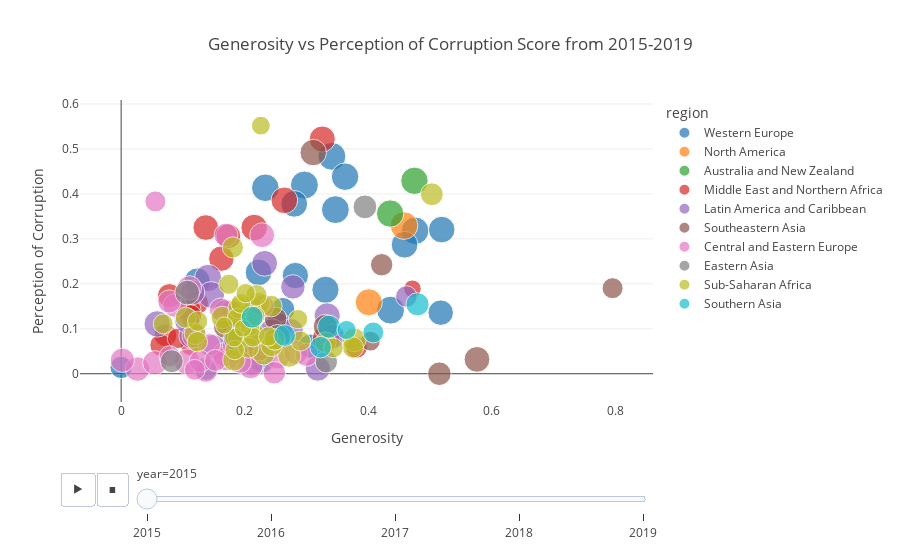

The notebook cell this image was saved under:
### Markdown cell above
#### Does he who sins and prays break even?

There is a general trend where countries with higher generosity tend to have varying levels of perceived corruption. Most countries with low generosity have low to moderate perceptions of corruption. For high generosity we have a wide range of corruption perceptions, indicating that high generosity does not necessarily correlate with lower perceptions of corruption.

### Code cell
fig = px.scatter(merged_df,
                x = 'generosity',
                y = 'perceptions_of_corruption',
                color = 'region',
                size = 'happiness_score',
                template = 'xgridoff',
                animation_frame = 'year',
                title = 'Generosity vs Perception of Corruption Score from 2015-2019',
                labels={"generosity": "Generosity", "perceptions_of_corruption": "Perception of Corruption"})
fig.show()

### Figure 1 — Plotly figure (JSON) as saved in the notebook; plotly's stock layout.template omitted (floating-point values rounded to 4 significant figures)
{"data": [{"hovertemplate": "region=Western Europe<br>year=2015<br>Generosity=%{x}<br>Perception of Corruption=%{y}<br>happiness_score=%{marker.size}<extra></extra>", "legendgroup": "Western Europe", "marker": {"color": "#1F77B4", "size": [7.587, 7.561, 7.527, 7.522, 7.406, 7.378, 7.364, 7.2, 6.946, 6.94, 6.937, 6.867, 6.75, 6.575, 6.329, 6.302, 5.948, 5.695, 5.689, 5.102, 4.857], "sizemode": "area", "sizeref": 0.01942, "symbol": "circle"}, "mode": "markers", "name": "Western Europe", "orientation": "v", "showlegend": true, "type": "scatter", "x": [0.2968, 0.4363, 0.3414, 0.347, 0.2335, 0.4761, 0.3626, 0.3309, 0.2803, 0.459, 0.2225, 0.5191, 0.2821, 0.1233, 0.1823, 0.5175, 0.2282, 0.2617, 0.3064, 0.1372, 0], "xaxis": "x", "y": [0.4198, 0.1414, 0.4836, 0.365, 0.4137, 0.3181, 0.4384, 0.1868, 0.378, 0.287, 0.2254, 0.3207, 0.2184, 0.2065, 0.06398, 0.1359, 0.02901, 0.1428, 0.06146, 0.01078, 0.01397], "yaxis": "y"}, {"hovertemplate": "region=North America<br>year=2015<br>Generosity=%{x}<br>Perception of Corruption=%{y}<br>happiness_score=%{marker.size}<extra></extra>", "legendgroup": "North America", "marker": {"color": "#FF7F0E", "size": [7.427, 7.119], "sizemode": "area", "sizeref": 0.01942, "symbol": "circle"}, "mode": "markers", "name": "North America", "orientation": "v", "showlegend": true, "type": "scatter", "x": [0.4581, 0.4011], "xaxis": "x", "y": [0.3296, 0.1589], "yaxis": "y"}, {"hovertemplate": "region=Australia and New Zealand<br>year=2015<br>Generosity=%{x}<br>Perception of Corruption=%{y}<br>happiness_score=%{marker.size}<extra></extra>", "legendgroup": "Australia and New Zealand", "marker": {"color": "#2CA02C", "size": [7.286, 7.284], "sizemode": "area", "sizeref": 0.01942, "symbol": "circle"}, "mode": "markers", "name": "Australia and New Zealand", "orientation": "v", "showlegend": true, "type": "scatter", "x": [0.475, 0.4356], "xaxis": "x", "y": [0.4292, 0.3564], "yaxis": "y"}, {"hovertemplate": "region=Middle East and Northern Africa<br>year=2015<br>Generosity=%{x}<br>Perception of Corruption=%{y}<br>happiness_score=%{marker.size}<extra></extra>", "legendgroup": "Middle East and Northern Africa", "marker": {"color": "#D62728", "size": [7.278, 6.901, 6.853, 6.611, 6.411, 6.295, 5.96, 5.754, 5.605, 5.332, 5.192, 5.013, 4.839, 4.739, 4.715, 4.686, 4.677, 4.194, 4.077, 3.006], "sizemode": "area", "sizeref": 0.01942, "symbol": "circle"}, "mode": "markers", "name": "Middle East and Northern Africa", "orientation": "v", "showlegend": true, "type": "scatter", "x": [0.3317, 0.2643, 0.2154, 0.3257, 0.1371, 0.1623, 0.1736, 0.183, 0.07822, 0.1225, 0.1105, 0.07172, 0.2185, 0.06431, 0.1125, 0.3809, 0.1792, 0.1129, 0.09131, 0.4718], "xaxis": "x", "y": [0.07785, 0.3858, 0.3252, 0.5221, 0.3252, 0.2561, 0.306, 0.1102, 0.1738, 0.1575, 0.1429, 0.08546, 0.04582, 0.06358, 0.129, 0.05863, 0.1379, 0.06324, 0.07854, 0.1891], "yaxis": "y"}, {"hovertemplate": "region=Latin America and Caribbean<br>year=2015<br>Generosity=%{x}<br>Perception of Corruption=%{y}<br>happiness_score=%{marker.size}<extra></extra>", "legendgroup": "Latin America and Caribbean", "marker": {"color": "#9467BD", "size": [7.226, 7.187, 6.983, 6.81, 6.786, 6.67, 6.574, 6.485, 6.477, 6.269, 6.168, 6.13, 6.123, 5.975, 5.89, 5.878, 5.828, 5.824, 5.709, 4.885, 4.788, 4.518], "sizemode": "area", "sizeref": 0.01942, "symbol": "circle"}, "mode": "markers", "name": "Latin America and Caribbean", "orientation": "v", "showlegend": true, "type": "scatter", "x": [0.255, 0.1407, 0.1457, 0.05841, 0.2443, 0.3336, 0.1145, 0.2324, 0.184, 0.1699, 0.3184, 0.1069, 0.2749, 0.1154, 0.2054, 0.3424, 0.2782, 0.1498, 0.2123, 0.2168, 0.2303, 0.4619], "xaxis": "x", "y": [0.1058, 0.2131, 0.1752, 0.1107, 0.0927, 0.1287, 0.08484, 0.2456, 0.0512, 0.1363, 0.0114, 0.1178, 0.09472, 0.1809, 0.088, 0.08242, 0.1932, 0.05989, 0.02299, 0.1423, 0.06825, 0.1718], "yaxis": "y"}, {"hovertemplate": "region=Southeastern Asia<br>year=2015<br>Generosity=%{x}<br>Perception of Corruption=%{y}<br>happiness_score=%{marker.size}<extra></extra>", "legendgroup": "Southeastern Asia", "marker": {"color": "#8C564B", "size": [6.798, 6.455, 5.77, 5.399, 5.36, 5.073, 4.876, 4.307, 3.819], "sizemode": "area", "sizeref": 0.01942, "symbol": "circle"}, "mode": "markers", "name": "Southeastern Asia", "orientation": "v", "showlegend": true, "type": "scatter", "x": [0.311, 0.5763, 0.3307, 0.5153, 0.1686, 0.2499, 0.4219, 0.7959, 0.4036], "xaxis": "x", "y": [0.4921, 0.03187, 0.105, 0, 0.1044, 0.1228, 0.2425, 0.1903, 0.07247], "yaxis": "y"}, {"hovertemplate": "region=Central and Eastern Europe<br>year=2015<br>Generosity=%{x}<br>Perception of Corruption=%{y}<br>happiness_score=%{marker.size}<extra></extra>", "legendgroup": "Central and Eastern Europe", "marker": {"color": "#E377C2", "size": [6.505, 6.003, 5.995, 5.889, 5.855, 5.848, 5.833, 5.813, 5.791, 5.759, 5.716, 5.589, 5.548, 5.429, 5.286, 5.212, 5.192, 5.124, 5.123, 5.098, 5.007, 4.959, 4.949, 4.8, 4.786, 4.681, 4.35, 4.297, 4.218], "sizemode": "area", "sizeref": 0.01942, "symbol": "circle"}, "mode": "markers", "name": "Central and Eastern Europe", "orientation": "v", "showlegend": true, "type": "scatter", "x": [0.1069, 0.2284, 0.1689, 0.2095, 0.1183, 0.2533, 0.02641, 0.1105, 0.1676, 0.05444, 0.00199, 0.2831, 0.1698, 0.0868, 0.3003, 0.07799, 0.1614, 0.1375, 0.1923, 0.1823, 0.2236, 0.1427, 0.2481, 0.128, 0.2297, 0.1527, 0.07855, 0.05547, 0.1192], "xaxis": "x", "y": [0.02652, 0.3083, 0.03431, 0.01615, 0.08454, 0.03787, 0.01031, 0.1909, 0.04212, 0.0243, 0.03005, 0.04741, 0.3084, 0.1518, 0.04232, 0.1606, 0.143, 0.00649, 0.02617, 0.06332, 0.05327, 0.06413, 0.00227, 0.02758, 0.1507, 0.02961, 0.039, 0.3833, 0.00872], "yaxis": "y"}, {"hovertemplate": "region=Eastern Asia<br>year=2015<br>Generosity=%{x}<br>Perception of Corruption=%{y}<br>happiness_score=%{marker.size}<extra></extra>", "legendgroup": "Eastern Asia", "marker": {"color": "#7F7F7F", "size": [6.298, 5.987, 5.984, 5.474, 5.14, 4.874], "sizemode": "area", "sizeref": 0.01942, "symbol": "circle"}, "mode": "markers", "name": "Eastern Asia", "orientation": "v", "showlegend": true, "type": "scatter", "x": [0.2538, 0.1071, 0.1856, 0.3948, 0.08185, 0.3323], "xaxis": "x", "y": [0.08129, 0.1806, 0.07857, 0.3712, 0.02781, 0.02666], "yaxis": "y"}, {"hovertemplate": "region=Sub-Saharan Africa<br>year=2015<br>Generosity=%{x}<br>Perception of Corruption=%{y}<br>happiness_score=%{marker.size}<extra></extra>", "legendgroup": "Sub-Saharan Africa", "marker": {"color": "#BCBD22", "size": [5.477, 5.268, 5.129, 5.057, 4.971, 4.898, 4.867, 4.642, 4.633, 4.61, 4.571, 4.55, 4.517, 4.512, 4.507, 4.436, 4.419, 4.369, 4.332, 4.292, 4.252, 4.033, 3.995, 3.989, 3.956, 3.931, 3.904, 3.896, 3.845, 3.781, 3.681, 3.678, 3.667, 3.656, 3.655, 3.587, 3.465, 3.34, 2.905, 2.839], "sizemode": "area", "sizeref": 0.01942, "symbol": "circle"}, "mode": "markers", "name": "Sub-Saharan Africa", "orientation": "v", "showlegend": true, "type": "scatter", "x": [0.3774, 0.2723, 0.1959, 0.5032, 0.2227, 0.1639, 0.1826, 0.1197, 0.2309, 0.1899, 0.2436, 0.1906, 0.2483, 0.2432, 0.2149, 0.219, 0.3754, 0.1809, 0.1046, 0.3313, 0.2062, 0.1234, 0.188, 0.1239, 0.1744, 0.2907, 0.2084, 0.06822, 0.1939, 0.3438, 0.2133, 0.2384, 0.1839, 0.2866, 0.2016, 0.2175, 0.2263, 0.1826, 0.1973, 0.1668], "xaxis": "x", "y": [0.07521, 0.0403, 0.1247, 0.3993, 0.156, 0.125, 0.0306, 0.08884, 0.04355, 0.08079, 0.06232, 0.1466, 0.07625, 0.1505, 0.08786, 0.1746, 0.05839, 0.2811, 0.1247, 0.06977, 0.05786, 0.07122, 0.1235, 0.1169, 0.199, 0.07267, 0.1071, 0.1109, 0.1564, 0.05747, 0.08124, 0.08289, 0.05269, 0.1214, 0.1792, 0.1283, 0.5519, 0.0801, 0.1006, 0.1073], "yaxis": "y"}, {"hovertemplate": "region=Southern Asia<br>year=2015<br>Generosity=%{x}<br>Perception of Corruption=%{y}<br>happiness_score=%{marker.size}<extra></extra>", "legendgroup": "Southern Asia", "marker": {"color": "#17BECF", "size": [5.253, 5.194, 4.694, 4.565, 4.514, 4.271, 3.575], "sizemode": "area", "sizeref": 0.01942, "symbol": "circle"}, "mode": "markers", "name": "Southern Asia", "orientation": "v", "showlegend": true, "type": "scatter", "x": [0.48, 0.3367, 0.2122, 0.2647, 0.323, 0.4083, 0.3651], "xaxis": "x", "y": [0.1545, 0.1046, 0.1257, 0.08492, 0.05907, 0.09179, 0.09719], "yaxis": "y"}], "layout": {"autosize": true, "legend": {"itemsizing": "constant", "title": {"text": "region"}, "tracegroupgap": 0}, "sliders": [{"active": 0, "currentvalue": {"prefix": "year="}, "len": 0.9, "pad": {"b": 10, "t": 60}, "steps": [{"args": [["2015"], {"frame": {"duration": 0, "redraw": false}, "fromcurrent": true, "mode": "immediate", "transition": {"duration": 0, "easing": "linear"}}], "label": "2015", "method": "animate"}, {"args": [["2016"], {"frame": {"duration": 0, "redraw": false}, "fromcurrent": true, "mode": "immediate", "transition": {"duration": 0, "easing": "linear"}}], "label": "2016", "method": "animate"}, {"args": [["2017"], {"frame": {"duration": 0, "redraw": false}, "fromcurrent": true, "mode": "immediate", "transition": {"duration": 0, "easing": "linear"}}], "label": "2017", "method": "animate"}, {"args": [["2018"], {"frame": {"duration": 0, "redraw": false}, "fromcurrent": true, "mode": "immediate", "transition": {"duration": 0, "easing": "linear"}}], "label": "2018", "method": "animate"}, {"args": [["2019"], {"frame": {"duration": 0, "redraw": false}, "fromcurrent": true, "mode": "immediate", "transition": {"duration": 0, "easing": "linear"}}], "label": "2019", "method": "animate"}], "x": 0.1, "xanchor": "left", "y": 0, "yanchor": "top"}], "title": {"text": "Generosity vs Perception of Corruption Score from 2015-2019"}, "updatemenus": [{"buttons": [{"args": [null, {"frame": {"duration": 500, "redraw": false}, "fromcurrent": true, "mode": "immediate", "transition": {"duration": 500, "easing": "linear"}}], "label": "&#9654;", "method": "animate"}, {"args": [[null], {"frame": {"duration": 0, "redraw": false}, "fromcurrent": true, "mode": "immediate", "transition": {"duration": 0, "easing": "linear"}}], "label": "&#9724;", "method": "animate"}], "direction": "left", "pad": {"r": 10, "t": 70}, "showactive": false, "type": "buttons", "x": 0.1, "xanchor": "right", "y": 0, "yanchor": "top"}], "xaxis": {"anchor": "y", "autorange": true, "domain": [0, 1], "range": [-0.08143, 0.8746], "title": {"text": "Generosity"}, "type": "linear"}, "yaxis": {"anchor": "x", "autorange": true, "domain": [0, 1], "range": [-0.1427, 0.6756], "title": {"text": "Perception of Corruption"}, "type": "linear"}}}
